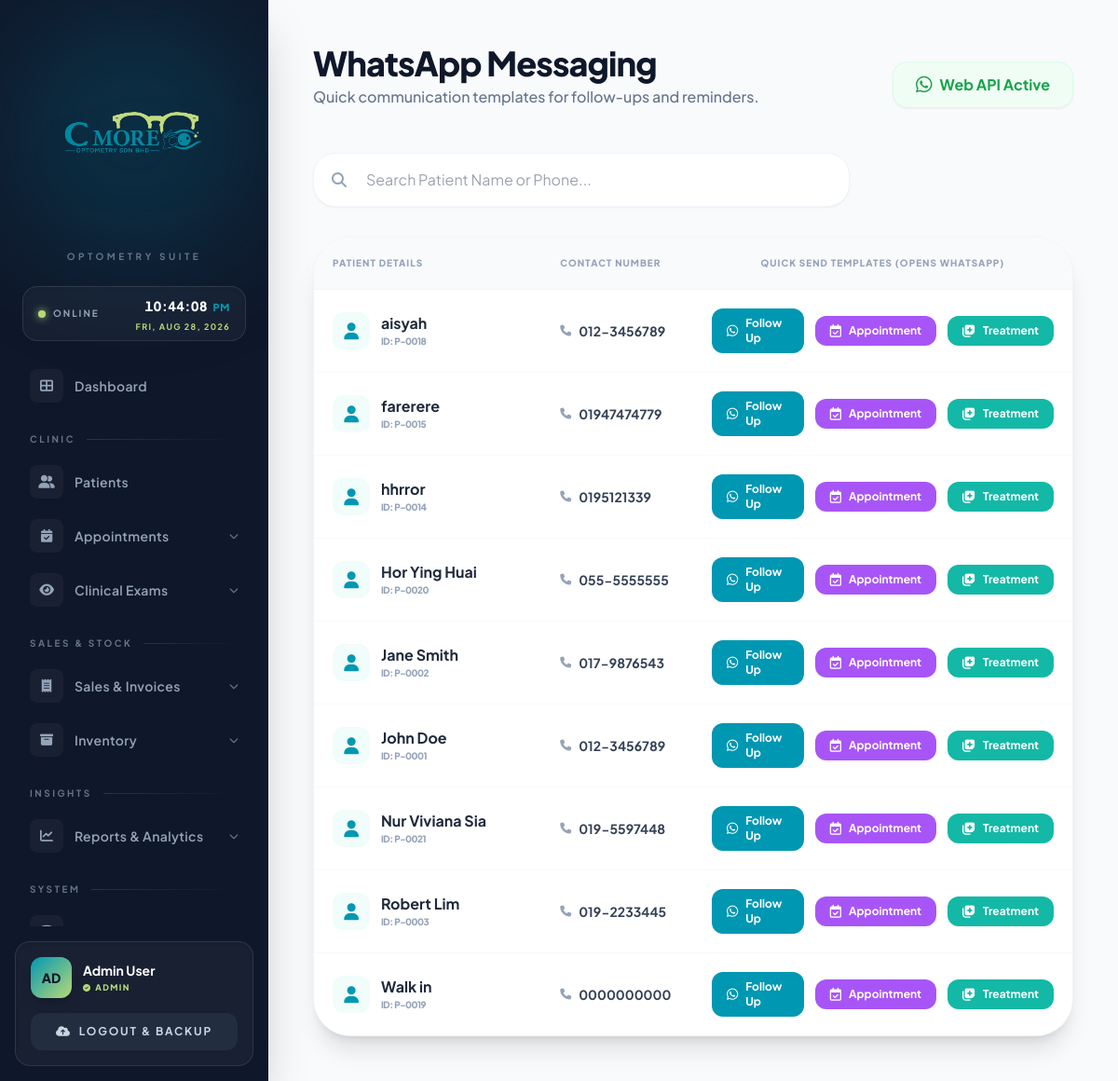
Page /whatsapp_messages.php (signed in) on the earlier database version.
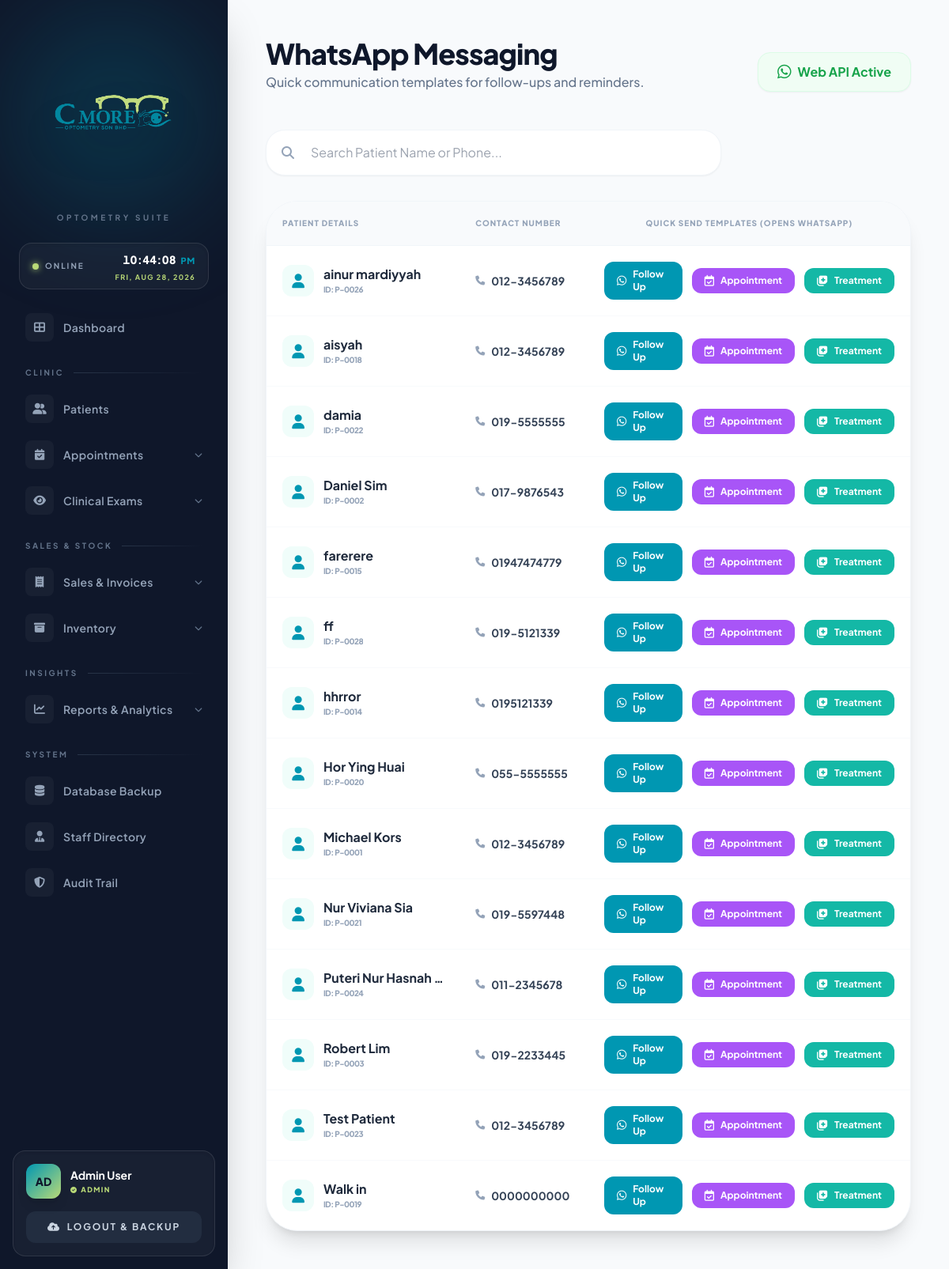
Same page on the later database version.
### tables this page shows
CREATE TABLE `patient` (
  `PATIENT_ID` int(11) NOT NULL AUTO_INCREMENT,
  `NAME` varchar(100) NOT NULL,
  `IC_NUMBER` varchar(20) DEFAULT NULL,
  `PHONE_NUMBER` varchar(20) DEFAULT NULL,
  `ADDRESS` text DEFAULT NULL,
  `REGISTRATION_DATE` date NOT NULL,
  `CONNECTION_RELATIONSHIP` varchar(100) DEFAULT NULL,
  `FOLLOW_UP_INTERVAL` varchar(50) DEFAULT NULL,
  `COMPLAINTS` text DEFAULT NULL,
  PRIMARY KEY (`PATIENT_ID`),
  UNIQUE KEY `IC_NUMBER` (`IC_NUMBER`)
);

### whatsapp_messages.php (the view, shortened to what the changed rows need)
<?php
include('config.php');
?>
<!DOCTYPE html>
<html lang="en">
<head>
    <script src="https://cdn.tailwindcss.com"></script>
    <link rel="stylesheet" href="https://cdnjs.cloudflare.com/ajax/libs/font-awesome/6.0.0/css/all.min.css">
</head>
<body class="bg-[#f8fafc] flex min-h-screen text-slate-900">
    <?php include('sidebar.php'); ?>
    <main class="flex-1 ml-72 p-12">
        <header class="flex justify-between items-end mb-12">
            <div>
                <h1 class="text-4xl font-extrabold text-slate-900 tracking-tight">WhatsApp Messaging</h1>
            </div>
        </header>
        <div class="bg-white rounded-[2.5rem] border border-slate-100 shadow-xl overflow-hidden">
            <table class="w-full text-left table-fixed">
                <thead class="bg-slate-50 border-b border-slate-100">
                    <tr>
                        <th class="w-[30%] p-5 text-[10px] font-black uppercase tracking-widest text-slate-400">Patient Details</th>
                        <th class="w-[20%] p-5 text-[10px] font-black uppercase tracking-widest text-slate-400">Contact Number</th>
                        <th class="w-[50%] p-5 text-[10px] font-black uppercase tracking-widest text-slate-400 text-center">Quick Send Templates (Opens WhatsApp)</th>
                    </tr>
                </thead>
                <tbody class="divide-y divide-slate-50">
                    <?php
                    $sql = "SELECT PATIENT_ID, NAME, PHONE_NUMBER FROM patient WHERE PHONE_NUMBER IS NOT NULL AND PHONE_NUMBER != ''";
                    $sql .= " ORDER BY NAME ASC";
                    $res = mysqli_query($conn, $sql);
                    if(mysqli_num_rows($res) > 0):
                        while($row = mysqli_fetch_assoc($res)):
                            $name = htmlspecialchars($row['NAME']);
                            $phone = htmlspecialchars($row['PHONE_NUMBER']);
                            $cleanPhone = preg_replace('/[^0-9]/', '', $phone);
                            if (strpos($cleanPhone, '0') === 0) {
                                $cleanPhone = '6' . $cleanPhone;
                            } elseif (strpos($cleanPhone, '60') !== 0) {
                                $cleanPhone = '60' . $cleanPhone;
                            }
                            $msgFollowUp = "Hello $name, this is a friendly follow-up from C-More Optical. How are your new glasses treating you? Let us know if you need any adjustments!";
                            $msgAppointment = "Hi $name, this is a reminder from C-More Optical regarding your upcoming eye examination appointment. Please let us know if you need to reschedule.";
                            $msgTreatment = "Hello $name, we are reaching out from C-More Optical regarding your recent eye examination. Please ensure you are following the recommended eye care routine and contact us if you experience any discomfort.";
                            $urlFollowUp = "https://wa.me/$cleanPhone?text=" . urlencode($msgFollowUp);
                            $urlAppointment = "https://wa.me/$cleanPhone?text=" . urlencode($msgAppointment);
                            $urlTreatment = "https://wa.me/$cleanPhone?text=" . urlencode($msgTreatment);
                    ?>
                    <tr class="hover:bg-slate-50/80 transition-colors group">
                        <td class="p-5">
                            <div class="flex items-center space-x-3">
                                <div class="w-10 h-10 rounded-xl bg-teal-50 flex items-center justify-center text-[#0097B2] shrink-0">
                                    <i class="fa-solid fa-user text-lg"></i>
                                </div>
                                <div class="truncate">
                                    <p class="font-bold text-slate-800 text-md leading-tight truncate"><?php echo $name; ?></p>
                                    <p class="text-[10px] font-black text-slate-400 uppercase tracking-tighter mt-0.5">ID: P-<?php echo str_pad($row['PATIENT_ID'], 4, '0', STR_PAD_LEFT); ?></p>
                                </div>
                            </div>
                        </td>
                        <td class="p-5">
                            <div class="flex items-center space-x-2">
                                <i class="fa-solid fa-phone text-slate-400 text-xs"></i>
                                <span class="text-sm font-bold text-slate-700"><?php echo $phone; ?></span>
                            </div>
                        </td>
                        <td class="p-5">
                            <div class="flex items-center justify-center space-x-3">
                                <a href="<?php echo $urlFollowUp; ?>" target="_blank" class="flex items-center space-x-2 bg-[#0097B2] text-white px-4 py-2 rounded-xl text-xs font-bold hover:bg-[#007b92] hover:shadow-md transition">
                                    <i class="fa-brands fa-whatsapp text-sm"></i>
                                    <span>Follow Up</span>
                                </a>
                                <a href="<?php echo $urlAppointment; ?>" target="_blank" class="flex items-center space-x-2 bg-purple-500 text-white px-4 py-2 rounded-xl text-xs font-bold hover:bg-purple-600 hover:shadow-md transition">
                                    <i class="fa-regular fa-calendar-check text-sm"></i>
                                    <span>Appointment</span>
                                </a>
                                <a href="<?php echo $urlTreatment; ?>" target="_blank" class="flex items-center space-x-2 bg-teal-500 text-white px-4 py-2 rounded-xl text-xs font-bold hover:bg-teal-600 hover:shadow-md transition">
                                    <i class="fa-solid fa-notes-medical text-sm"></i>
                                    <span>Treatment</span>
                                </a>
                            </div>
                        </td>
                    </tr>
                    <?php endwhile; endif; ?>
                </tbody>
            </table>
        </div>
    </main>
</body>
</html>

### sidebar.php (shortened to what the changed rows need)
<link rel="stylesheet" href="https://cdnjs.cloudflare.com/ajax/libs/font-awesome/6.4.0/css/all.min.css">
<aside class="w-72 bg-[#0f172a] text-slate-300 flex flex-col fixed h-full shadow-2xl z-50 overflow-hidden">
    <nav class="relative flex-1 px-5 pb-2 space-y-0.5 overflow-y-auto overflow-x-hidden custom-scrollbar">
        <?php
        $current = basename($_SERVER['PHP_SELF']);
        $user_role = !empty($_SESSION['ROLE']) ? $_SESSION['ROLE'] : 'Unassigned';
        function nav_item($link, $icon, $label, $current) {
            $active = ($current == $link);
            $wrap = $active
                ? 'bg-gradient-to-r from-[#0097B2]/20 to-transparent text-white'
                : 'text-slate-400 hover:text-white hover:bg-white/[0.04]';
            $bar  = $active ? "<span class='absolute left-0 top-1/2 -translate-y-1/2 h-6 w-1 rounded-r-full bg-[#B9D977]'></span>" : '';
            $chip = $active
                ? 'bg-[#0097B2] text-white shadow-md shadow-[#0097B2]/30'
                : 'bg-white/[0.04] text-slate-400 group-hover:text-[#B9D977] group-hover:bg-white/[0.08]';
            echo "
            <a href='$link' class='relative flex items-center gap-3 px-3 py-2.5 rounded-xl transition-all duration-200 group $wrap'>
                $bar
                <span class='flex items-center justify-center w-9 h-9 rounded-lg $chip transition-colors'><i class='$icon text-sm'></i></span>
                <span class='text-sm font-semibold tracking-wide'>$label</span>
            </a>";
        }
        nav_item('directory.php', 'fa-solid fa-table-cells-large', 'Dashboard', $current);
        if ($user_role === 'Admin') {
            nav_item('staff.php', 'fa-solid fa-user-tie', 'Staff Directory', $current);
            nav_item('audit_trail.php', 'fa-solid fa-shield-halved', 'Audit Trail', $current);
        }
        ?>
    </nav>
</aside>

Differences in the rows shown:
added patient: NAME "ainur mardiyyah", PATIENT_ID "0026", PHONE_NUMBER "012-3456789"
added patient: NAME "damia", PATIENT_ID "0022", PHONE_NUMBER "019-5555555"
changed patient "0002": NAME "Jane Smith" → "Daniel Sim"; moves up the list
added patient: NAME "ff", PATIENT_ID "0028", PHONE_NUMBER "019-5121339"
changed patient "0001": NAME "John Doe" → "Michael Kors"
added patient: NAME "Puteri Nur Hasnah…", PATIENT_ID "0024", PHONE_NUMBER "011-2345678"
added patient: NAME "Test Patient", PATIENT_ID "0023", PHONE_NUMBER "012-3456789"
Other differences:
$label: "Dashboard Patients" → "Dashboard Patients Database Backup Staff Directory Audit Trail"
